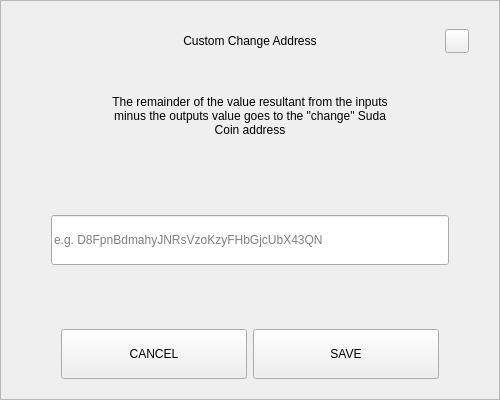
<?xml version="1.0" encoding="UTF-8"?>
<ui version="4.0">
 <class>SendChangeAddressDialog</class>
 <widget class="QDialog" name="SendChangeAddressDialog">
  <property name="geometry">
   <rect>
    <x>0</x>
    <y>0</y>
    <width>500</width>
    <height>400</height>
   </rect>
  </property>
  <property name="windowTitle">
   <string>Dialog</string>
  </property>
  <layout class="QVBoxLayout" name="verticalLayout">
   <property name="spacing">
    <number>0</number>
   </property>
   <property name="leftMargin">
    <number>0</number>
   </property>
   <property name="topMargin">
    <number>0</number>
   </property>
   <property name="rightMargin">
    <number>0</number>
   </property>
   <property name="bottomMargin">
    <number>0</number>
   </property>
   <item>
    <widget class="QFrame" name="frame">
     <property name="styleSheet">
      <string notr="true"/>
     </property>
     <property name="frameShape">
      <enum>QFrame::StyledPanel</enum>
     </property>
     <property name="frameShadow">
      <enum>QFrame::Raised</enum>
     </property>
     <layout class="QVBoxLayout" name="verticalLayout_2" stretch="0,0,0,0,0,0,0">
      <property name="spacing">
       <number>0</number>
      </property>
      <property name="leftMargin">
       <number>30</number>
      </property>
      <property name="topMargin">
       <number>20</number>
      </property>
      <property name="rightMargin">
       <number>30</number>
      </property>
      <property name="bottomMargin">
       <number>20</number>
      </property>
      <item>
       <layout class="QHBoxLayout" name="horizontalLayout_3">
        <property name="spacing">
         <number>0</number>
        </property>
        <item>
         <spacer name="horizontalSpacer_2">
          <property name="orientation">
           <enum>Qt::Horizontal</enum>
          </property>
          <property name="sizeHint" stdset="0">
           <size>
            <width>40</width>
            <height>20</height>
           </size>
          </property>
         </spacer>
        </item>
        <item>
         <widget class="QLabel" name="labelTitle">
          <property name="minimumSize">
           <size>
            <width>0</width>
            <height>40</height>
           </size>
          </property>
          <property name="maximumSize">
           <size>
            <width>16777215</width>
            <height>40</height>
           </size>
          </property>
          <property name="styleSheet">
           <string notr="true">padding-left:24px;</string>
          </property>
          <property name="text">
           <string>Custom Change Address</string>
          </property>
          <property name="alignment">
           <set>Qt::AlignCenter</set>
          </property>
          <property name="margin">
           <number>7</number>
          </property>
         </widget>
        </item>
        <item>
         <spacer name="horizontalSpacer">
          <property name="orientation">
           <enum>Qt::Horizontal</enum>
          </property>
          <property name="sizeHint" stdset="0">
           <size>
            <width>40</width>
            <height>20</height>
           </size>
          </property>
         </spacer>
        </item>
        <item>
         <widget class="QPushButton" name="btnEsc">
          <property name="minimumSize">
           <size>
            <width>24</width>
            <height>24</height>
           </size>
          </property>
          <property name="maximumSize">
           <size>
            <width>24</width>
            <height>24</height>
           </size>
          </property>
          <property name="focusPolicy">
           <enum>Qt::NoFocus</enum>
          </property>
          <property name="text">
           <string/>
          </property>
         </widget>
        </item>
       </layout>
      </item>
      <item>
       <spacer name="verticalSpacer_2">
        <property name="orientation">
         <enum>Qt::Vertical</enum>
        </property>
        <property name="sizeType">
         <enum>QSizePolicy::Fixed</enum>
        </property>
        <property name="sizeHint" stdset="0">
         <size>
          <width>20</width>
          <height>20</height>
         </size>
        </property>
       </spacer>
      </item>
      <item alignment="Qt::AlignHCenter">
       <widget class="QLabel" name="labelMessage">
        <property name="minimumSize">
         <size>
          <width>0</width>
          <height>70</height>
         </size>
        </property>
        <property name="text">
         <string>The remainder of the value resultant from the inputs minus the outputs value goes to the &quot;change&quot; Suda Coin address</string>
        </property>
        <property name="alignment">
         <set>Qt::AlignCenter</set>
        </property>
        <property name="wordWrap">
         <bool>true</bool>
        </property>
       </widget>
      </item>
      <item>
       <spacer name="verticalSpacer_3">
        <property name="orientation">
         <enum>Qt::Vertical</enum>
        </property>
        <property name="sizeHint" stdset="0">
         <size>
          <width>20</width>
          <height>40</height>
         </size>
        </property>
       </spacer>
      </item>
      <item>
       <layout class="QHBoxLayout" name="horizontalLayout_2">
        <property name="spacing">
         <number>0</number>
        </property>
        <property name="leftMargin">
         <number>20</number>
        </property>
        <property name="rightMargin">
         <number>20</number>
        </property>
        <item>
         <widget class="QLineEdit" name="lineEditAddress">
          <property name="minimumSize">
           <size>
            <width>0</width>
            <height>50</height>
           </size>
          </property>
          <property name="placeholderText">
           <string notr="true">e.g. D8FpnBdmahyJNRsVzoKzyFHbGjcUbX43QN</string>
          </property>
         </widget>
        </item>
       </layout>
      </item>
      <item>
       <spacer name="verticalSpacer">
        <property name="orientation">
         <enum>Qt::Vertical</enum>
        </property>
        <property name="sizeHint" stdset="0">
         <size>
          <width>20</width>
          <height>40</height>
         </size>
        </property>
       </spacer>
      </item>
      <item>
       <layout class="QHBoxLayout" name="horizontalLayout" stretch="2,2">
        <property name="spacing">
         <number>6</number>
        </property>
        <property name="leftMargin">
         <number>30</number>
        </property>
        <property name="rightMargin">
         <number>30</number>
        </property>
        <item>
         <widget class="QPushButton" name="btnCancel">
          <property name="minimumSize">
           <size>
            <width>180</width>
            <height>50</height>
           </size>
          </property>
          <property name="focusPolicy">
           <enum>Qt::NoFocus</enum>
          </property>
          <property name="text">
           <string>CANCEL</string>
          </property>
         </widget>
        </item>
        <item>
         <widget class="QPushButton" name="btnSave">
          <property name="minimumSize">
           <size>
            <width>180</width>
            <height>50</height>
           </size>
          </property>
          <property name="focusPolicy">
           <enum>Qt::NoFocus</enum>
          </property>
          <property name="text">
           <string>SAVE</string>
          </property>
         </widget>
        </item>
       </layout>
      </item>
     </layout>
    </widget>
   </item>
  </layout>
 </widget>
 <resources/>
 <connections/>
</ui>
